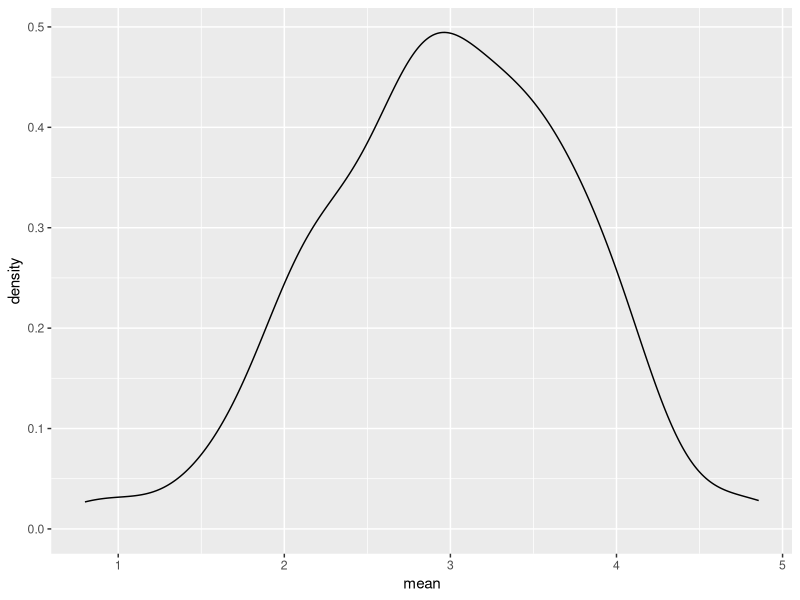
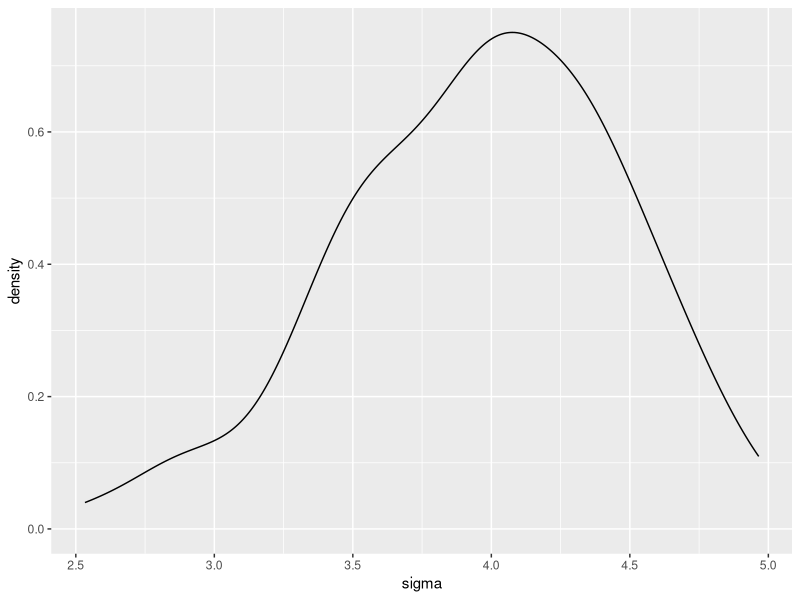
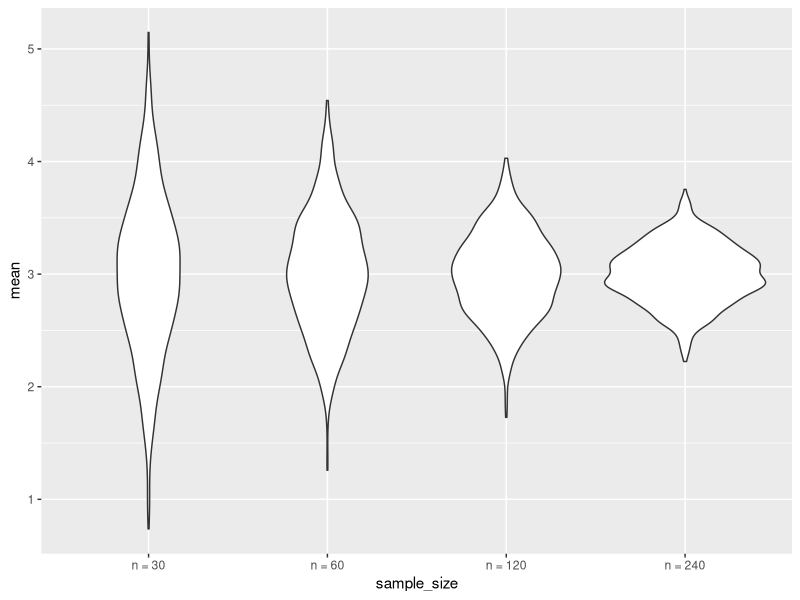

Source code (R) for these figures, in order:
## ---- chunk 1
library(tidyverse)
set.seed(1)
## ---- chunk 2
sim_mean_sd = function(n, mu = 3, sigma = 4) {
  
  sim_data = tibble(
    x = rnorm(n, mean = mu, sd = sigma) #generate data from normal distribution
  )
  
  sim_data %>% 
    summarize(
      mean = mean(x),
      sigma = sd(x)
    )
}
## ---- chunk 3
sim_mean_sd(30)
## ---- chunk 4
output = vector("list",length = 100)
for (i in 1:100){
  output[[i]] = sim_mean_sd(30)
}

bind_rows(output)
## ---- chunk 5
sim_results = 
  rerun(100, sim_mean_sd(30)) %>% 
  bind_rows()
## ---- chunk 6
sim_results %>% 
  ggplot(aes(x = mean)) + geom_density()

sim_results %>% 
  summarise(
    avg_samp_mean = mean(mean),
    sd_samp_mean = sd(mean)
  )

sim_results %>% 
  ggplot(aes(x = sigma)) + geom_density()
## ---- chunk 7
n_list = 
  list(
    "n = 30" = 30,
    "n = 60" = 60,
    "n = 120" = 120,
    "n = 240" = 240
  )

output = vector("list",length = 4)

output[[1]] = rerun(100,sim_mean_sd(n_list[[1]])) %>% bind_rows()
output[[2]] = rerun(100,sim_mean_sd(n_list[[2]])) %>% bind_rows()

for(i in 1:4){
  output[[i]] =
    rerun(100,sim_mean_sd(n_list[[i]])) %>% 
    bind_rows()
}
## ---- chunk 8
sim_results = tibble(
  sample_size = c(30,60,120,240)
) %>% 
  mutate(
    output_lists = map(.x = sample_size,~rerun(1000,sim_mean_sd(.x))),
    estimate_df = map(output_lists,bind_rows)
  ) %>% 
  select(-output_lists) %>% 
  unnest(estimate_df) # expand the 10*2 tibble list two show the two columns
## ---- chunk 9
sim_results %>% 
  mutate(
    sample_size = str_c("n = ",sample_size),
    sample_size = fct_inorder(sample_size)
  ) %>% 
  ggplot(aes(x = sample_size,y = mean)) +
  geom_violin()
## ---- chunk 10
sim_results %>% 
  group_by(sample_size) %>% 
  summarize(
    avg_samp_mean = mean(mean),
    sd_samp_mean = sd(mean)
  )
